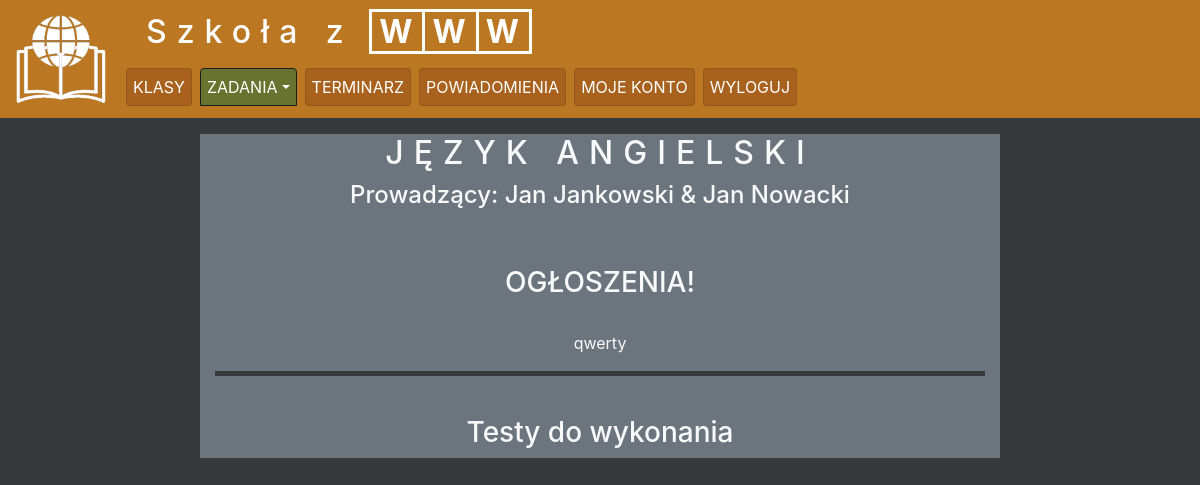
/zadanieAngU.php (signed in), run on an earlier commit of the app's database.
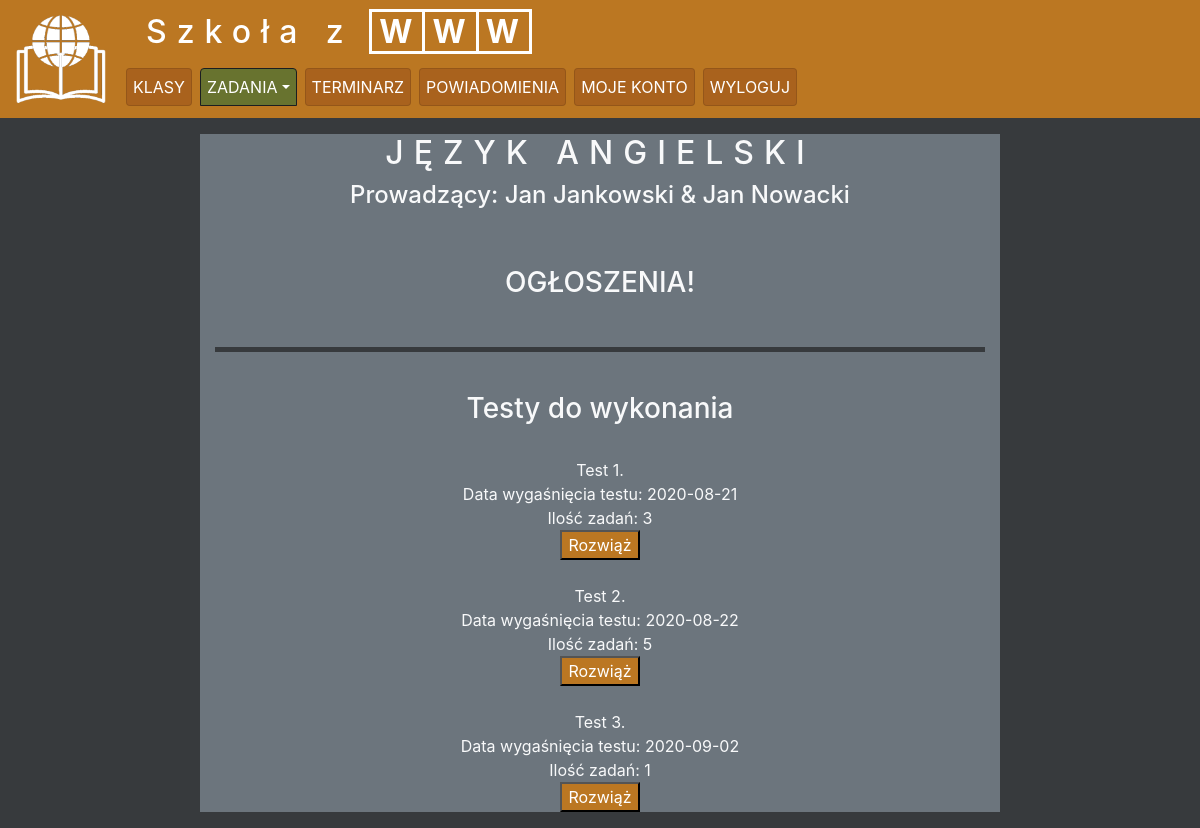
And on a later commit of the database.
### tables this page shows
CREATE TABLE `zajecia` (
  `id` int(11) NOT NULL,
  `nauczyciel_id` int(11) NOT NULL,
  `przedmiot_id` int(11) NOT NULL
);

CREATE TABLE `nauczyciele` (
  `id` int(11) NOT NULL,
  `imie` text NOT NULL,
  `nazwisko` text NOT NULL,
  `login` text NOT NULL,
  `haslo` text NOT NULL
);

CREATE TABLE `ogloszeniazad` (
  `id` int(11) NOT NULL,
  `nauczyciel_id` int(11) NOT NULL,
  `klasa_id` int(11) NOT NULL,
  `przedmiot_id` int(11) NOT NULL,
  `wiadomosc` text NOT NULL
);

CREATE TABLE `paczkazad` (
  `id` int(11) NOT NULL,
  `klasa_id` int(11) NOT NULL,
  `przedmiot_id` int(11) NOT NULL,
  `termin` date DEFAULT NULL
);

### zadanieAngU.php (the view, shortened to what this page needs)
<!DOCTYPE html>
<html lang="pl">
<head>
	<link rel="stylesheet" href="css/bootstrap.min.css">
	<link rel="stylesheet" href="main.css">
</head>
<body>
	<?php $active = "z_angU"; require "header.php";	?>
	<main>
		<div class="container-fluid">
			<div class="row">
				<div class="col-sm-8 my-3 mx-auto bg-secondary text-center text-light">
					<h2>JĘZYK ANGIELSKI</h2>
					<?php
						require_once "dbconnect.php";
						$conn = new mysqli($host, $user, $pass, $db);
						$resultNauczyciel = $conn->query("SELECT * FROM zajecia WHERE przedmiot_id = 12");
						$i = 1;
						if ($resultNauczyciel->num_rows>1) {
							while ($rowNauczyciel = $resultNauczyciel->fetch_assoc()) {
								$nauczycielId = $rowNauczyciel['nauczyciel_id'];
								$result = $conn->query("SELECT * FROM nauczyciele WHERE $nauczycielId = id");
								$row = $result->fetch_assoc();
								$ilość = $resultNauczyciel->num_rows;
								if ($i < $ilość) {
									echo "<h4> Prowadzący: ".$row['imie']." ".$row['nazwisko'];
								} else {
									echo " & ".$row['imie']." ".$row['nazwisko']."</h4><br><br>";
								}
								$i++;
							}
						}
					?>
					<h3>OGŁOSZENIA!</h3>
					<?php
						require_once "dbconnect.php";
						$conn = new mysqli($host, $user, $pass, $db);
						$dane = explode(",", $_SESSION['zalogowany']);
						$result = $conn->query("SELECT * FROM uczniowie WHERE $dane[1] = id");
						$row = $result->fetch_assoc();
						$klasaId = $row['klasa_id'];
						$resultOgloszenie = $conn->query("SELECT * FROM ogloszeniazad WHERE przedmiot_id = '12' AND klasa_id = $klasaId ORDER BY id DESC");
						if ($resultOgloszenie->num_rows>0) {
							while ($rowOgloszenie = $resultOgloszenie->fetch_assoc()) {
								echo "<br>".str_replace("\n", "<br>",$rowOgloszenie['wiadomosc'])."<br><hr style='height: 5px; background: #373a3d; border: 0px;'>" ;
							}
						} else {
							echo "<br><hr style='height: 5px; background: #373a3d; border: 0px;'>" ;
						}
					?>
					<br>
					<h3>Testy do wykonania</h3>
					<?php
                                require "dbconnect.php";
                                $conn = new mysqli($host, $user, $pass, $db);
                                $dane = explode(",", $_SESSION['zalogowany']);
                                $resultKlasa = $conn->query("SELECT * FROM uczniowie WHERE id = '$dane[1]'");
                                $rowKlasa = $resultKlasa->fetch_assoc();
                                $klasaId = $rowKlasa['klasa_id'];
                                $result = $conn->query("SELECT * FROM paczkazad WHERE klasa_id = $klasaId AND przedmiot_id = 12 ORDER BY termin");
                                $i = 1;
                                while ($row = $result->fetch_assoc()) {
                                    $paczkaId = $row['id'];
                                    $termin = $row['termin'];
                                    $resultIlosc = $conn->query("SELECT COUNT(id) FROM paczkap WHERE paczkazad_id = $paczkaId");
                                    $rowIlosc = ($resultIlosc->fetch_row())[0];
                                    echo "<br>Test ".$i.". <br>Data wygaśnięcia testu: ".$termin."<br>Ilość zadań: ".$rowIlosc."<br>";
                                    echo "<form role='form' action='test.php' method='post'>";
                                    echo "<input type='submit' value='Rozwiąż' class='submitButton'><br></form>";
                                    $i++;
                                }
                        ?>
				</div>
				<br><br>
				</div>
			</div>
	</main>
</body>
</html>

What changed in the data, as far as the page shows it:
removed ogloszeniazad: wiadomosc "qwerty"
now on this page (row edited): paczkazad: termin "2020-08-21", rowIlosc "3"
now on this page (row edited): paczkazad: termin "2020-08-22", rowIlosc "5"
added paczkazad: termin "2020-09-02", rowIlosc "1"
